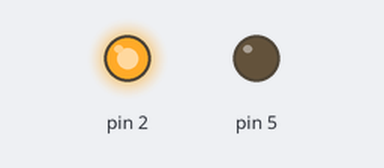
Bench run of a sketch on a simulated Arduino Uno, built with avr-gcc and run on an emulated ATmega328P. Shown: output pins drawn as LEDs (lit = HIGH). What the sketch prints to the serial monitor is not drawn.

Above: at 1.5 s.
At 4.5 s:
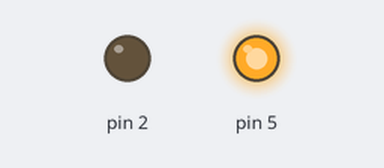
Timing chart, 0 to 7.8 s (numbered marks = the images above):
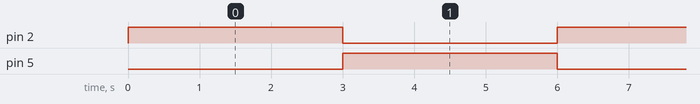

Measured:
- by itself, pin 2, pin 5: alternates HIGH for 3.0 s and LOW for 3.0 s

The sketch:

m5stack-motor.ino
```cpp
void setup() {
  // put your setup code here, to run once:
  pinMode(2, OUTPUT);
  pinMode(5, OUTPUT);
  Serial.begin(115200);
  Serial.println("Start");
  digitalWrite(2,HIGH);
  digitalWrite(5,HIGH);
}

void loop() {
  // put your main code here, to run repeatedly:

  digitalWrite(2, HIGH);
  digitalWrite(5, LOW);
  delay(3000);
  digitalWrite(2, LOW);
  digitalWrite(5, HIGH);
  delay(3000);

}
```
